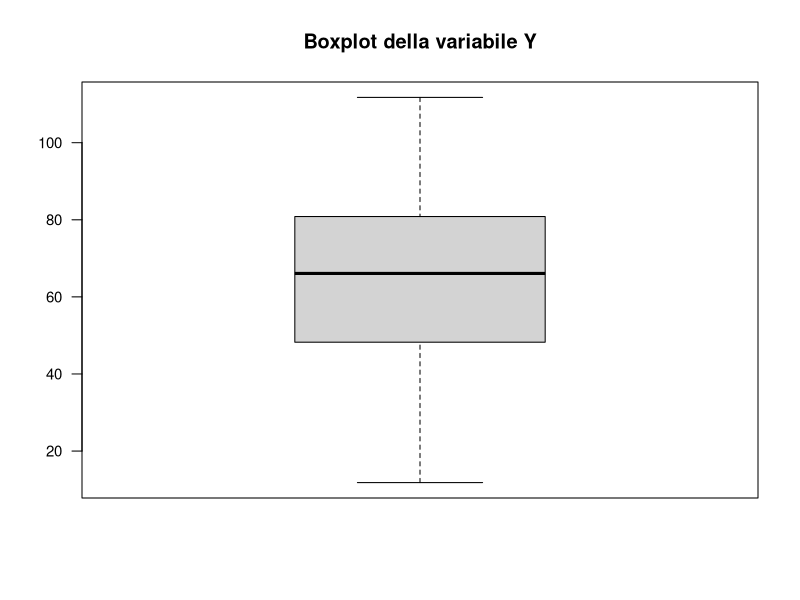
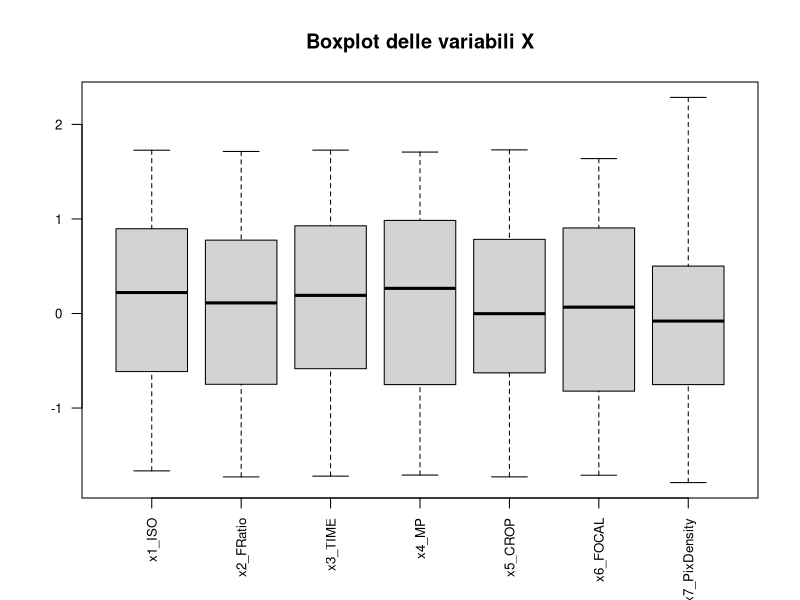
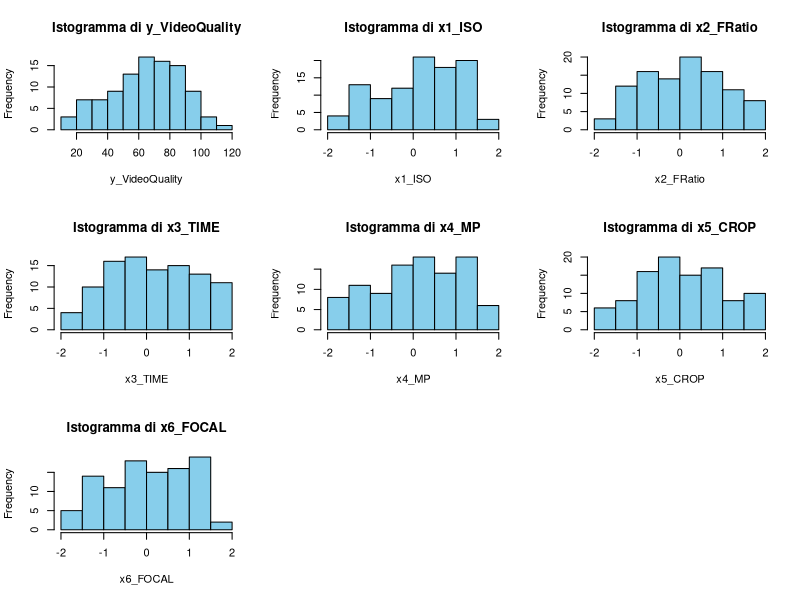
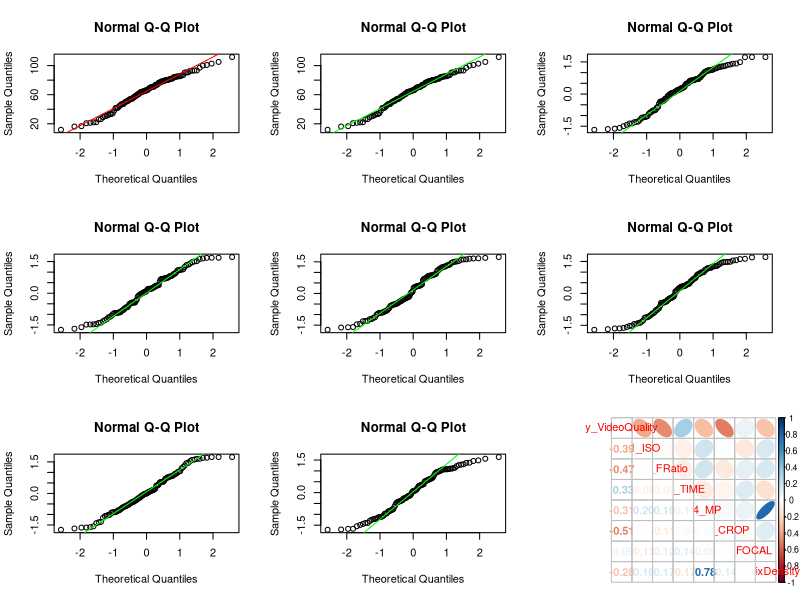
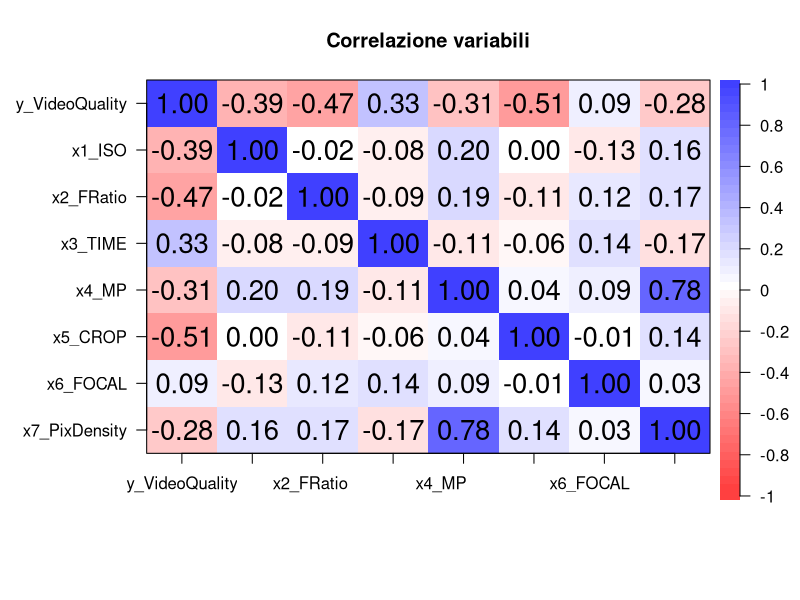
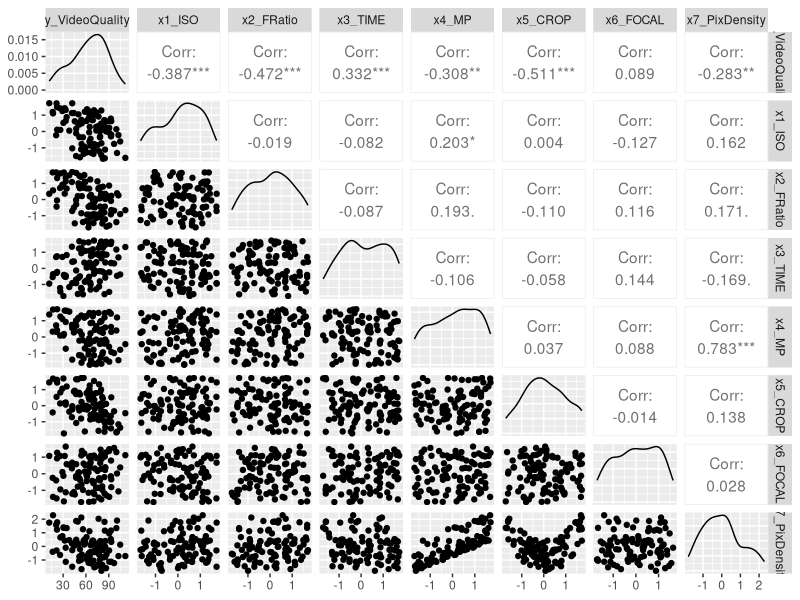
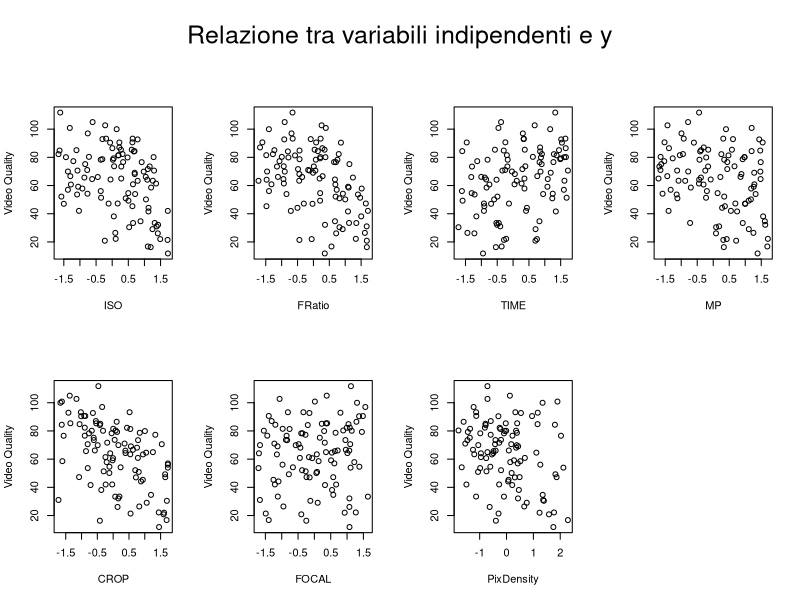
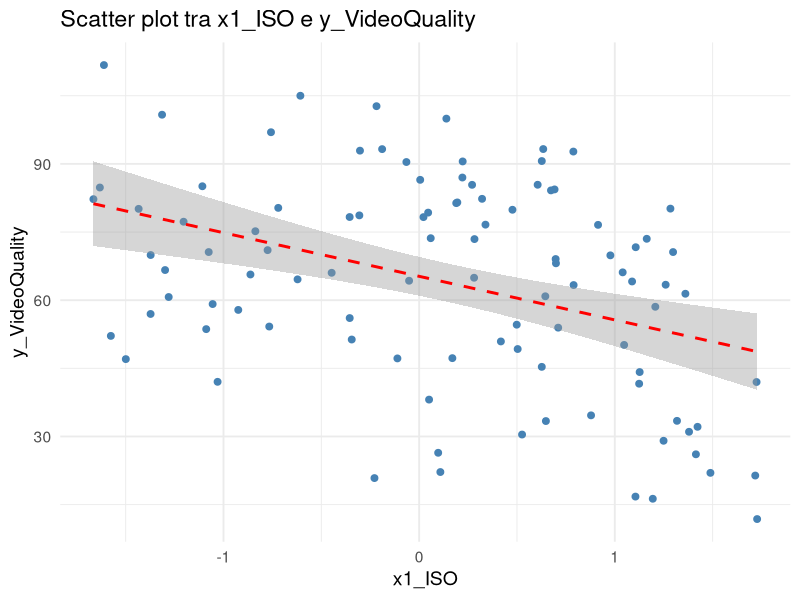

Here is the R script that generated these plots, in order:
# Calcolo frequenze per classi
frequenze_classi <- function(x, k) {
  breaks <- seq(min(x), max(x), length.out = k + 1)
  classi <- cut(x, breaks = breaks, include.lowest = TRUE, right = FALSE)
  frequenze <- table(classi)
  return(list(frequenze = frequenze, breaks = breaks, classi = classi))
}

# Centri delle classi
centri_classi <- function(breaks) {
  return((head(breaks, -1) + tail(breaks, -1)) / 2)
}

frequenzaRelativa <- function(frequenze, n) {
  return(frequenze / n)
}

frequenzaCumulativa <- function(frequenze) {
  return(cumsum(frequenze))
}

frequenzaRelativaCumulativa <- function(freq_cum, n) {
  return(freq_cum / n)
}

intervalloInterquartile <- function(x) {
  q1 <- quantile(x, 0.25)
  q3 <- quantile(x, 0.75)
  iqr <- q3 - q1
  return(c(inf = q1 - 1.5 * iqr, sup = q3 + 1.5 * iqr))
}

# Librerie necessarie
library(ggplot2)
library(GGally)
library(corrplot)
library(psych)


#Caricamento e setup iniziale
data <- read.csv("DataSet_gruppo8.csv", header=TRUE)
View(data)

# Eventuale pulizia
data=na.omit(data) # remove rows with Not Available (NA) data
str(data)
summary(data)

n <- nrow(data)
variabili <- data[, 1:7]  # tutte le x numeriche

# Numero classi con regola di Sturges
k <- round(1 + 3.3 * log10(n))


#hsh
summary(data)

#
for (nome in names(variabili)) {
  cat("\nAnalisi descrittiva per", nome, "\n")
  
  x <- variabili[[nome]]
  risultati <- frequenze_classi(x, k)
  frequenze <- risultati$frequenze
  breaks <- risultati$breaks
  centri <- centri_classi(breaks)
  fr <- frequenzaRelativa(frequenze, length(x))
  fc <- frequenzaCumulativa(frequenze)
  frc <- frequenzaRelativaCumulativa(fc, length(x))
  outliers <- intervalloInterquartile(x)
  
  print(frequenze)
  print(centri)
  print(fr)
  print(fc)
  print(frc)
  cat("Intervallo interquartile (limiti outlier):\n"); print(outliers)
}

#Boxplot e istogrammi
# Boxplot unico

boxplot(data$y_VideoQuality,
        main = "Boxplot della variabile Y",
        las = 2,
        cex.axis = 0.9) #y


boxplot(data[, 2:8],
        main = "Boxplot delle variabili X",
        las = 2,
        cex.axis = 0.8)

# Istogrammi per ciascuna variabile
par(mfrow = c(3, 3))
for (nome in names(variabili)) {
  hist(variabili[[nome]], 
       main = paste("Istogramma di", nome), 
       xlab = nome, 
       col = "skyblue", 
       breaks = k)
}
par(mfrow = c(3, 3))

# Verifica normalità variabili (Q-Q plot + Shapiro)
qqnorm(data$y_VideoQuality); qqline(data$y_VideoQuality, col = "red")
shapiro.test(data$y_VideoQuality)
# Il p-value > 0.05, quindi non si rifiuta l’ipotesi di normalità.
#  Y è sufficientemente normale, compatibile con l’uso della regressione lineare.

# Ciclo opzionale sulle X
for (var in names(data)[1:7]) {
  cat("\n", var, "\n")
  qqnorm(data[[var]]); qqline(data[[var]], col = "green")
  print(shapiro.test(data[[var]]))
}
#Tutti i p-value < 0.05 → normalità rifiutata per tutte le X (con Shapiro–Wilk).

# Correlazione e scatter matrix
corr_matrix <- cor(data[sapply(data, is.numeric)])
corrplot.mixed(corr_matrix, order = "original", number.cex = 1, upper = "ellipse")
corPlot(corr_matrix, cex = 1.1, show.legend = TRUE, main = "Correlazione variabili")
GGally::ggpairs(data)

# Scatter plot individuali (base R)
par(mfrow = c(2, 4), oma = c(0, 0, 4, 0))
plot(data$x1_ISO, data$y_VideoQuality, xlab = "ISO", ylab = "Video Quality")
plot(data$x2_FRatio, data$y_VideoQuality, xlab = "FRatio", ylab = "Video Quality")
plot(data$x3_TIME, data$y_VideoQuality, xlab = "TIME", ylab = "Video Quality")
plot(data$x4_MP, data$y_VideoQuality, xlab = "MP", ylab = "Video Quality")
plot(data$x5_CROP, data$y_VideoQuality, xlab = "CROP", ylab = "Video Quality")
plot(data$x6_FOCAL, data$y_VideoQuality, xlab = "FOCAL", ylab = "Video Quality")
plot(data$x7_PixDensity, data$y_VideoQuality, xlab = "PixDensity", ylab = "Video Quality")
mtext("Relazione tra variabili indipendenti e y", outer = TRUE, cex = 1.5, line = 0.5)
par(mfrow = c(1, 1))

# Scatter ggplot2 con regressione
nomi_variabili <- names(data)[names(data) != "y_VideoQuality"]
for (nome in nomi_variabili) {
  p <- ggplot(data, aes_string(x = nome, y = "y_VideoQuality")) +
    geom_point(color = "steelblue", size = 2) +
    geom_smooth(method = "lm", se = TRUE, color = "red", linetype = "dashed") +
    labs(
      title = paste("Scatter plot tra", nome, "e y_VideoQuality"),
      x = nome,
      y = "y_VideoQuality"
    ) +
    theme_minimal(base_size = 14)
  print(p)
}

#modello completo, che include tutte le variabili indipendenti esclusa (x7_PixDensity, per evitare multicollinearità con x4_MP)

model_full <- lm(y_VideoQuality ~ ., data = subset(data, select = -x7_PixDensity))


#modello ridotto, costruito includendo solo le variabili
#risultano piu significativamente associate a y VideoQuality.
model_reduced <- lm(y_VideoQuality ~ x1_ISO + x2_FRatio + x5_CROP + x3_TIME, data = data)


#Stima e intervalli di confidenza dei parametri




# PUNTO 4 - Stima dei coefficienti e intervalli di confidenza al 95%
# l'ho fatto sia per il completo che per il ridotto (non so se andava fatto su entrambi)
# Per tutti i parametri calcolo l'intervallo di confidenza al 95% sulla base
# della t di Student. Ci stanno grafici a barre orizzontali per visualizzare
# l'intervallo di confidenza dei coefficienti e, per il modello ridotto anche
# grafici delle regressioni con intervalli di confidenza per ciascuna variabile indipendent, sul modello completo
#i grafici delle singole variabili non li ho messi perchè quelli delle variabili significative stanno già nel ridotto


# MODELLO COMPLETO

# Estrazione dei coefficienti stimati e degli errori standard
parametri_full <- summary(model_full)$coefficients

# Parametri globali per il calcolo degli IC
n_sample_full <- nrow(data)  # numero di osservazioni
k_param_full <- length(coef(model_full))  # numero di parametri stimati (inclusa l'intercetta)
alpha <- 0.05  # livello di significatività
t_score_full <- qt(1 - alpha/2, df = n_sample_full - k_param_full)  # quantile t-student

cat("Intervalli di Confidenza al 95% (Modello Completo):\n\n")

# Calcolo manuale degli intervalli di confidenza per ogni parametro
for (param in rownames(parametri_full)) {
  beta <- parametri_full[param, "Estimate"]
  errore_std <- parametri_full[param, "Std. Error"]
  IC_basso <- beta - t_score_full * errore_std
  IC_alto <- beta + t_score_full * errore_std
  cat(sprintf("%-15s: [%.4f , %.4f]\n", param, IC_basso, IC_alto))
}

# Costruzione del data frame per il grafico
nomi_parametri_full <- rownames(parametri_full)
stima_full <- parametri_full[, "Estimate"]
errore_std_full <- parametri_full[, "Std. Error"]
IC_min_full <- stima_full - t_score_full * errore_std_full
IC_max_full <- stima_full + t_score_full * errore_std_full

df_ic_full <- data.frame(
  parametro = nomi_parametri_full,
  stima = stima_full,
  IC_basso = IC_min_full,
  IC_alto = IC_max_full
)

# Grafico ggplot: Intervalli di confidenza 95% (Modello Completo)
dev.new()
ggplot(df_ic_full, aes(x = stima, y = reorder(parametro, stima))) +
  geom_point(color = "darkgreen", size = 3) +
  geom_errorbarh(aes(xmin = IC_basso, xmax = IC_alto), height = 0.2, color = "gray40") +
  geom_vline(xintercept = 0, linetype = "dashed", color = "red") +
  labs(
    title = "Intervalli di Confidenza al 95% (Modello Completo)",
    x = "Valore stimato ± IC",
    y = "Parametro"
  ) +
  theme_minimal(base_size = 14)


# MODELLO RIDOTTO

# Estrazione dei coefficienti stimati e degli errori standard
parametri_stimati <- summary(model_reduced)$coefficients

# Parametri globali per il calcolo degli IC
n_sample <- nrow(data)
k_param <- length(coef(model_reduced))
alpha <- 0.05
t_score <- qt(1 - alpha/2, df = n_sample - k_param)

cat("Intervalli di Confidenza al 95% (Modello Ridotto):\n\n")

# Calcolo manuale degli intervalli di confidenza per ogni parametro
for (param in rownames(parametri_stimati)) {
  beta <- parametri_stimati[param, "Estimate"]
  errore_std <- parametri_stimati[param, "Std. Error"]
  IC_basso <- beta - t_score * errore_std
  IC_alto <- beta + t_score * errore_std
  cat(sprintf("%-12s: [%.4f , %.4f]\n", param, IC_basso, IC_alto))
}

# Costruzione del data frame per il grafico
nomi_parametri <- rownames(parametri_stimati)
stima <- parametri_stimati[, "Estimate"]
errore_std <- parametri_stimati[, "Std. Error"]
IC_min <- stima - t_score * errore_std
IC_max <- stima + t_score * errore_std

df_ic <- data.frame(
  parametro = nomi_parametri,
  stima = stima,
  IC_basso = IC_min,
  IC_alto = IC_max
)

# Grafico ggplot: Intervalli di confidenza 95% (Modello Ridotto)
dev.new()
ggplot(df_ic, aes(x = stima, y = reorder(parametro, stima))) +
  geom_point(color = "blue", size = 3) +
  geom_errorbarh(aes(xmin = IC_basso, xmax = IC_alto), height = 0.2, color = "darkgray") +
  geom_vline(xintercept = 0, linetype = "dashed", color = "red") +
  labs(
    title = "Intervalli di Confidenza al 95% (Modello Ridotto)",
    x = "Valore stimato ± IC",
    y = "Parametro"
  ) +
  theme_minimal(base_size = 14)


# GRAFICI VARIAZIONE SINGOLA VARIABILE 

# Funzione per costruire il grafico di regressione e intervallo di confidenza per una singola variabile
grafico_ic_singola_variabile <- function(var_nome, model, data) {
  x_seq <- seq(min(data[[var_nome]]), max(data[[var_nome]]), length.out = 100)
  
  # Calcolo delle medie delle altre variabili nel modello ridotto
  media_vars <- colMeans(data[c("x1_ISO", "x2_FRatio", "x3_TIME", "x5_CROP")])
  
  # Creo 100 righe identiche inizializzate con le medie
  newdata <- as.data.frame(matrix(rep(media_vars, each = 100), nrow = 100))
  colnames(newdata) <- names(media_vars)
  
  # Sovrascrivo la variabile che voglio far variare
  newdata[[var_nome]] <- x_seq
  
  # Predizione dei valori attesi con intervallo di confidenza
  pred <- predict(model, newdata = newdata, interval = "confidence", level = 0.95)
  
  # Costruzione del data frame da usare in ggplot
  df_plot <- data.frame(
    x = x_seq,
    y_fit = pred[, "fit"],
    y_min = pred[, "lwr"],
    y_max = pred[, "upr"]
  )
  
  # Grafico con linea di regressione e fascia di confidenza
  ggplot(df_plot, aes(x = x, y = y_fit)) +
    geom_line(color = "blue", linewidth = 1.2) +
    geom_ribbon(aes(ymin = y_min, ymax = y_max), alpha = 0.2, fill = "blue") +
    geom_point(data = data, aes_string(x = var_nome, y = "y_VideoQuality"), color = "black", size = 1.5) +
    labs(
      title = paste("Regressione + IC 95% per", var_nome),
      x = var_nome,
      y = "y_VideoQuality"
    ) +
    theme_minimal(base_size = 14)
}

# Esecuzione della funzione per ciascuna variabile del modello ridotto
grafico_ic_singola_variabile("x1_ISO", model_reduced, data)
grafico_ic_singola_variabile("x2_FRatio", model_reduced, data)
grafico_ic_singola_variabile("x3_TIME", model_reduced, data)
grafico_ic_singola_variabile("x5_CROP", model_reduced, data)


#punto 5
#Calcolo R², R² aggiustato e RMSE per i due modelli 

# Per il modello completo
summary_full <- summary(model_full)
r2_full <- summary_full$r.squared                    # Coefficiente di determinazione
adj_r2_full <- summary_full$adj.r.squared            # R² aggiustato
rmse_full <- sqrt(mean(summary_full$residuals^2))    # Root Mean Squared Error (errore quadratico medio)

# Per il modello ridotto
summary_red <- summary(model_reduced)
r2_red <- summary_red$r.squared
adj_r2_red <- summary_red$adj.r.squared
rmse_red <- sqrt(mean(summary_red$residuals^2))

#Stampa dei risultati a confronto
cat("Confronto tra modello completo e ridotto:\n\n")
cat(sprintf("MODELLO COMPLETO:\nR² = %.4f | R² aggiustato = %.4f | RMSE = %.4f\n\n", 
            r2_full, adj_r2_full, rmse_full))
cat(sprintf("MODELLO RIDOTTO:\nR² = %.4f | R² aggiustato = %.4f | RMSE = %.4f\n\n", 
            r2_red, adj_r2_red, rmse_red))


# Grafico comparativo tra le metriche dei due modelli
library(ggplot2)

# Costruzione del data frame per il grafico
df_confronto <- data.frame(
  Modello = rep(c("Completo", "Ridotto"), each = 3),
  Metrica = rep(c("R²", "R² aggiustato", "RMSE"), times = 2),
  Valore = c(r2_full, adj_r2_full, rmse_full, r2_red, adj_r2_red, rmse_red)
)

# Grafico a barre affiancate
ggplot(df_confronto, aes(x = Metrica, y = Valore, fill = Modello)) +
  geom_bar(stat = "identity", position = "dodge") +
  geom_text(aes(label = round(Valore, 3)), 
            position = position_dodge(width = 0.9), 
            vjust = -0.3, size = 4) +
  labs(
    title = "Confronto tra modello completo e ridotto",
    x = "Metrica",
    y = "Valore",
    fill = "Modello"
  ) +
  theme_minimal(base_size = 14)
anova( model_full, model_reduced) #non so se va messo

# Grafici diagnostici per i modelli lineari 

# Visualizzazione dei 4 grafici diagnostici base di R:
# 1. Residui vs Valori adattati
# 2. QQ Plot dei residui
# 3. Scale-Location
# 4. Residui vs Leverage

# Per il modello completo
par(mfrow = c(2, 2))
plot(model_full, main = "Diagnostica - Modello Completo")

# Per il modello ridotto
par(mfrow = c(2, 2))
plot(model_reduced, main = "Diagnostica - Modello Ridotto")


shapiro.test(residuals(model_full))
shapiro.test(residuals(model_reduced))

#confronto dei modelli con aic e bic(va fatto forse dopo aver fatto anche la regressione polinomiale )
AIC(model_full, model_reduced)

#              df      AIC
#model_full     8 781.8162
#model_reduced  6 783.4853

BIC(model_full, model_reduced)

#              df      BIC
#model_full     8 802.6576
#model_reduced  6 799.1163
#
